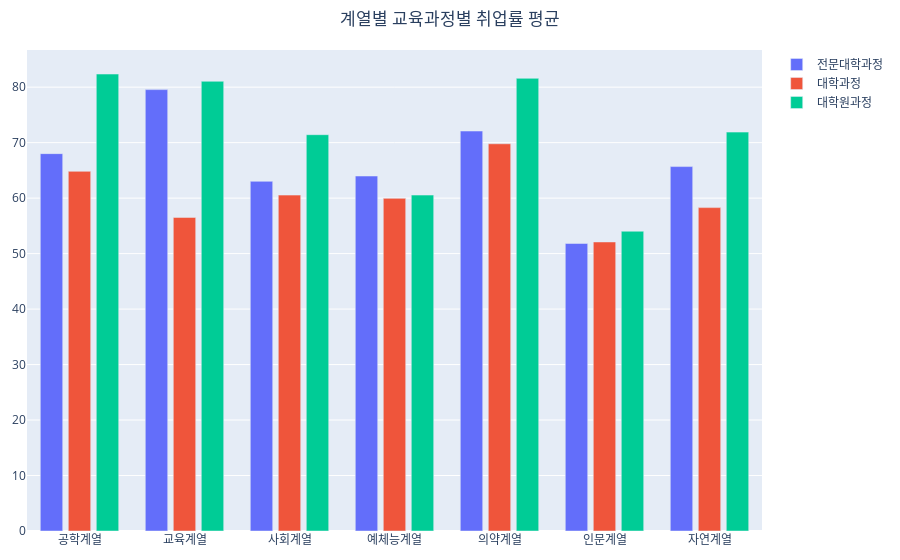

The code cell stored with this chart in its notebook:
### Code cell
## 계열별 취업률을 넓은 데이터 형태로 전처리
취업률_by_계열 = df_취업률.groupby(['과정구분', '대계열']).agg(취업률 = ('취업률_계', 'mean')).reset_index().pivot(index = '대계열', columns='과정구분', values='취업률')
취업률_by_계열

fig = go.Figure()

## 과정별로 bar 트레이스 추가
fig.add_trace(go.Bar(
    x = 취업률_by_계열.index, 
    y = 취업률_by_계열['전문대학과정'], 
    name = '전문대학과정'))

fig.add_trace(go.Bar(
    x = 취업률_by_계열.index, 
    y = 취업률_by_계열['대학과정'], 
    name = '대학과정'))

fig.add_trace(go.Bar(
    x = 취업률_by_계열.index, 
    y = 취업률_by_계열['대학원과정'], 
    name = '대학원과정'))

## barmode, bargroupgap 설정
fig.update_layout(barmode = 'group', bargroupgap = 0.2,
              title = '계열별 교육과정별 취업률 평균',
              title_x = 0.5, margin = margins_P)

fig.show()

### Figure 1 — Plotly figure (JSON) as saved in the notebook; plotly's stock layout.template omitted (floating-point values rounded to 4 significant figures)
{"data": [{"name": "전문대학과정", "type": "bar", "x": ["공학계열", "교육계열", "사회계열", "예체능계열", "의약계열", "인문계열", "자연계열"], "y": [68.02, 79.56, 63.03, 63.98, 72.09, 51.83, 65.69]}, {"name": "대학과정", "type": "bar", "x": ["공학계열", "교육계열", "사회계열", "예체능계열", "의약계열", "인문계열", "자연계열"], "y": [64.83, 56.53, 60.54, 59.96, 69.8, 52.1, 58.29]}, {"name": "대학원과정", "type": "bar", "x": ["공학계열", "교육계열", "사회계열", "예체능계열", "의약계열", "인문계열", "자연계열"], "y": [82.37, 81.06, 71.43, 60.55, 81.6, 54.03, 71.9]}], "layout": {"bargroupgap": 0.2, "barmode": "group", "margin": {"b": 25, "l": 25, "r": 25, "t": 50}, "title": {"text": "계열별 교육과정별 취업률 평균", "x": 0.5}}}
